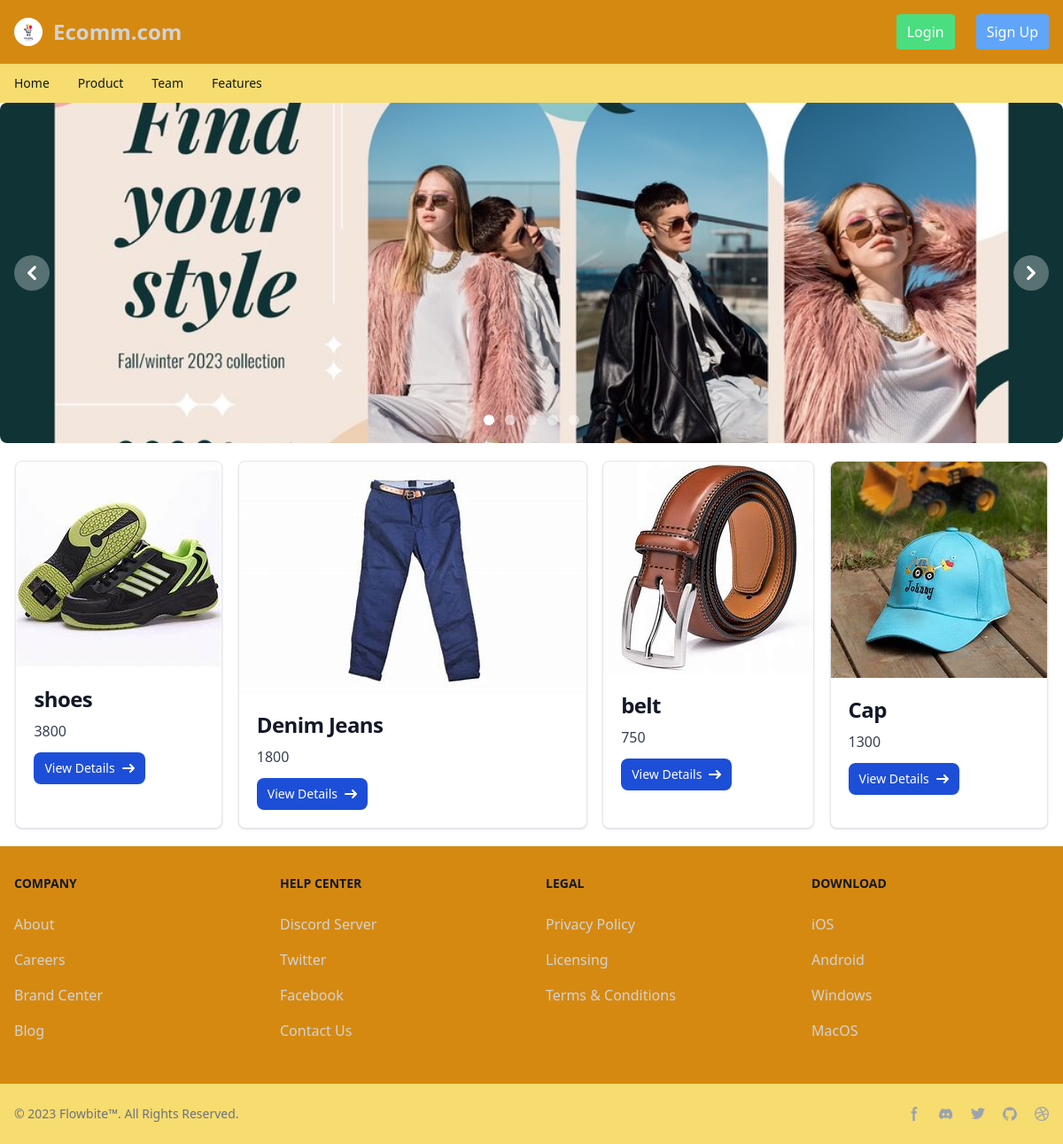
The page / on the database its author committed.
### product/models.py (models this page shows, shortened)
class Product(models.Model):
    product_name = models.CharField(max_length=200)
    product_price = models.IntegerField()
    quantity = models.FloatField()
    description = models.TextField()
    image = models.FileField(upload_to='static/uploads',null=True)
    category = models.ForeignKey(Category, on_delete=models.CASCADE, null=True)

### users/views.py (the view)
# urls.py: path('', views.homepage, name='homepage'),
def homepage(request):
    user = request.user.id
    product = Product.objects.all().order_by('-id')[:4]
    item = Cart.objects.filter(User=user)
    context = {
        'product':product,
        'items':item
    }
    return render(request, 'users/index.html',context)

### users/templates/users/index.html (shortened to what this page needs)
{% extends 'layouttail.html'%}
{% block main_content%}
{%include 'products/sliderimagetail.html'%}
<div class="flex justify-evenly">
{% for p in product %}
<div class="max-64 bg-white border border-gray-200  my-5 rounded-lg shadow dark:bg-gray-800 dark:border-gray-700">
    <a href="#">
        <img class="rounded-t-lg" src="/{{p.image}}" alt="{{p.pr}}" />
    </a>
    <div class="p-5">
        <a href="#">
            <h5 class="mb-2 text-2xl font-bold tracking-tight text-gray-900 dark:text-white">{{p.product_name}}</h5>
        </a>
        <p class="mb-3 font-normal text-gray-700 dark:text-gray-400">{{p.product_price}}</p>
        <a href="{% url 'productdetail' p.id%}" class="inline-flex items-center px-3 py-2 text-sm font-medium text-center text-white bg-blue-700 rounded-lg hover:bg-blue-800 focus:ring-4 focus:outline-none focus:ring-blue-300 dark:bg-blue-600 dark:hover:bg-blue-700 dark:focus:ring-blue-800">
            View Details
             <svg class="rtl:rotate-180 w-3.5 h-3.5 ms-2" aria-hidden="true" xmlns="http://www.w3.org/2000/svg" fill="none" viewBox="0 0 14 10">
                <path stroke="currentColor" stroke-linecap="round" stroke-linejoin="round" stroke-width="2" d="M1 5h12m0 0L9 1m4 4L9 9"/>
            </svg>
        </a>
    </div>
</div>
{% endfor %}
</div>
{%endblock%}

### rows shown on the page
Product: image (picture), product_name "shoes", product_price "3800"
Product: image (picture), product_name "Denim Jeans", product_price "1800"
Product: image (picture), product_name "belt", product_price "750"
Product: image (picture), product_name "Cap", product_price "1300"
